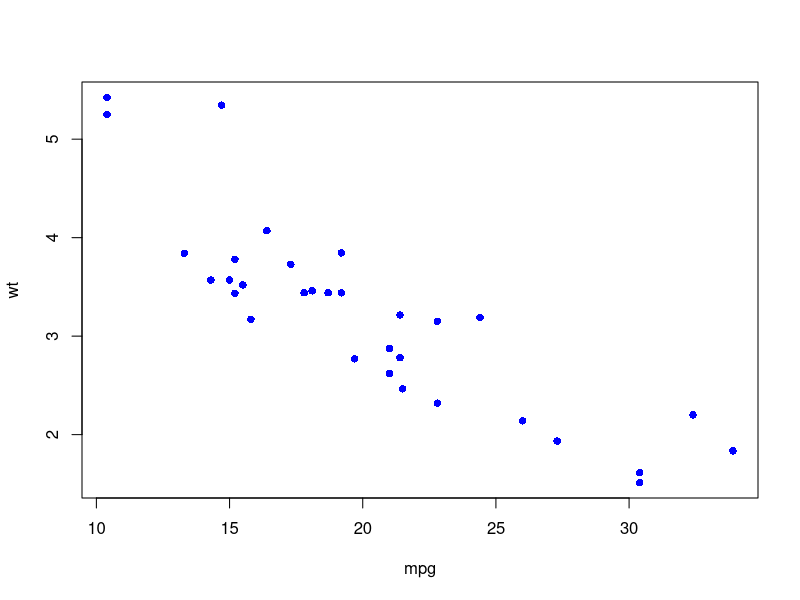

The R script that drew this image:
## ---- chunk 1
data(mtcars)
names(mtcars)
## ---- chunk 2
plot(mtcars$mpg, mtcars$wt, pch = 16, col="blue", xlab="mpg", ylab="wt")
